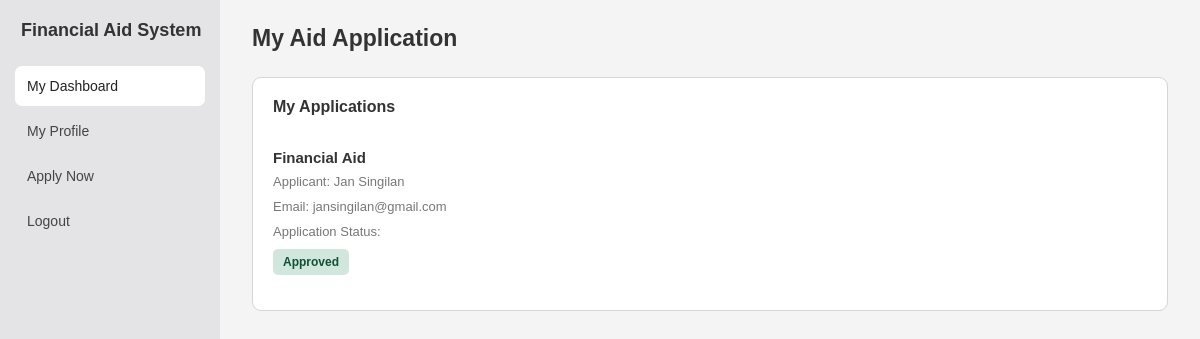
Page /resident/index.php (signed in) on the committed database.
### tables this page shows
CREATE TABLE `application` (
  `applicant_id` int(11) NOT NULL,
  `firstname` varchar(100) NOT NULL,
  `middlename` varchar(100) NOT NULL,
  `lastname` varchar(100) NOT NULL,
  `email` varchar(100) DEFAULT NULL,
  `aid_type` varchar(150) NOT NULL,
  `resident_id` int(11) DEFAULT NULL,
  `application_date` datetime NOT NULL DEFAULT current_timestamp(),
  `user_id` int(11) DEFAULT NULL,
  `documents` text DEFAULT NULL,
  `status` varchar(20) NOT NULL DEFAULT 'Pending'
);

### classes/applicant.php (called while the page is built, shortened)
<?php
    class Applicant{
        private PDO $pdo;
        function __construct(PDO $pdo){
            $this -> pdo = $pdo;
        }
        private function format_selections($value){
            $decoded = json_decode($value ?? '', true);
            return is_array($decoded) ? implode(", ", $decoded) : (string)($value ?? '');
        }
        public function fetch_resident_applications($user_id){
            $fetch = "SELECT * FROM application WHERE user_id = :user_id";
            $prep = $this->pdo->prepare($fetch);
            $prep->execute([
                ":user_id" => $user_id,
            ]);
            $rows = $prep->fetchAll(PDO::FETCH_ASSOC);
            foreach ($rows as &$row) {
                $row['benefits'] = $this->format_selections($row['benefits'] ?? null);
            }
            return $rows;
        }
    }
?>

### resident/index.php (the view, shortened to what this page needs)
<?php
require_once "../dbconn.php";
require_once "../classes/applicant.php";
$conn = new Applicant($pdo);
$applications = $conn->fetch_resident_applications($_SESSION['user_id']);
?>
<!DOCTYPE html>
<html lang="en">
<head>
    <link rel="stylesheet" href="resident_style.css">
</head>
<body>
<div class="dashboard">
    <aside class="sidebar">
        <h3>Financial Aid System</h3>
        <a href="index.php" class="active">My Dashboard</a>
        <a href="profile.php">My Profile</a>
        <a href="../application/index.php">Apply Now</a>
        <a href="logout.php">Logout</a>
    </aside>
    <main class="main-content">
        <div class="topbar">
            <h2>My Aid Application</h2>
        </div>
        <div class="content-grid">
            <section class="panel">
                <h3>My Applications</h3>
                <?php if (!empty($applications)) { ?>
                    <?php foreach ($applications as $application) { ?>
                        <?php
                        $status = strtolower($application['status']);
                        if ($status == "pending") {
                            $statusClass = "pending";
                        } elseif ($status == "approved") {
                            $statusClass = "approved";
                        } elseif ($status == "rejected") {
                            $statusClass = "rejected";
                        } else {
                            $statusClass = "unknown";
                        }
                        ?>
                        <div class="application-item">
                            <h4>
                                <?php
                                echo htmlspecialchars($application['aid_type']);
                                ?>
                            </h4>
                            <p>
                                Applicant:
                                <?php
                                echo htmlspecialchars(
                                    $application['firstname'] . " " .
                                    $application['lastname']
                                );
                                ?>
                            </p>
                            <p>
                                Email:
                                <?php
                                echo htmlspecialchars($application['email']);
                                ?>
                            </p>
                            <p>Application Status:</p>
                            <span class="status-badge <?php echo $statusClass; ?>">
                                <?php
                                echo htmlspecialchars($application['status']);
                                ?>
                            </span>
                        </div>
                    <?php } ?>
                <?php } ?>
            </section>
        </div>
    </main>
</div>
</body>
</html>

### resident/resident_style.css (style rules this page uses)
* { margin: 0; padding: 0; box-sizing: border-box; }
body { font-family: Arial, Helvetica, sans-serif; background-color: #f4f4f4; color: #333; }
.dashboard { display: flex; min-height: 100vh; }
.sidebar { width: 220px; background-color: #e4e4e6; padding: 20px 15px; flex-shrink: 0; }
.sidebar h3 { font-size: 18px; margin-bottom: 25px; padding-left: 6px; }
.sidebar a { display: block; text-decoration: none; color: #444; padding: 12px; margin-bottom: 5px; border-radius: 7px; font-size: 14px; transition: 0.2s; }
.sidebar a:hover, .sidebar a.active { background-color: white; color: #222; }
.main-content { flex: 1; padding: 25px 32px; min-width: 0; }
.topbar { display: flex; justify-content: space-between; align-items: center; margin-bottom: 25px; }
.topbar h2 { font-size: 23px; font-weight: bold; }
.content-grid { display: grid; grid-template-columns: 1fr; gap: 16px; }
.panel { background-color: white; border: 1px solid #d5d5d5; border-radius: 9px; padding: 20px; min-width: 0; }
.panel h3 { font-size: 16px; font-weight: bold; margin-bottom: 18px; }
.application-item { padding: 15px 0; border-bottom: 1px solid #e5e5e5; }
.application-item:last-child { border-bottom: none; }
.application-item h4 { margin-bottom: 8px; font-size: 15px; }
.application-item p { color: #777; font-size: 13px; margin-bottom: 10px; }
.status-badge { display: inline-block; padding: 6px 10px; border-radius: 5px; font-size: 12px; font-weight: bold; }
.approved { background: #d1e7dd; color: #0f5132; }

### rows in the picture
application: aid_type "Financial Aid", firstname+lastname "Jan Singilan", email "jansingilan@gmail.com", status "Approved"
